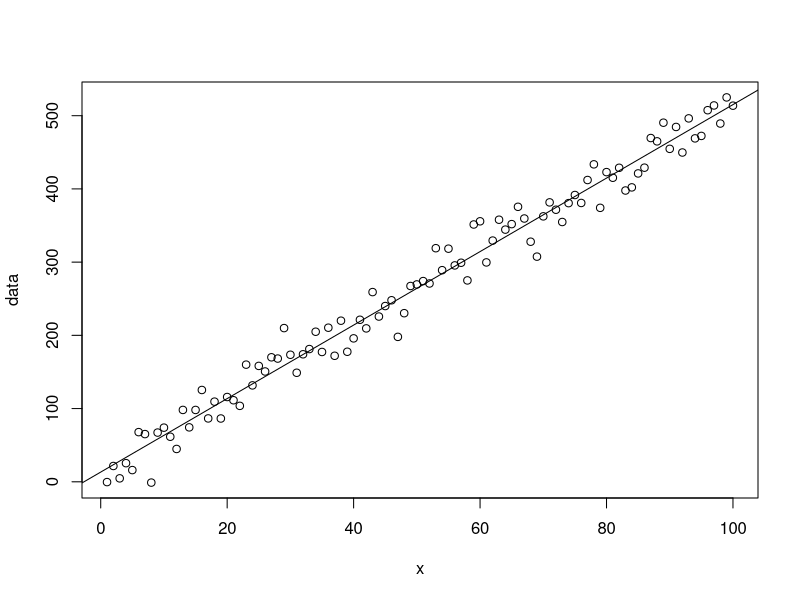

Recreate this plot in R.
x=seq(1,100)
data<-5*x+10+rnorm(100,0,20)
plot(data~x)
model<-lm(data~x)
model
abline(model$coefficients)
summary(model)



lm_likelihood<-function(par)
{
  y_fit<-par[1]*x+par[2]
  -sum(dnorm(y_fit-data, log=T))
}
model_optim<-optim(c(2,8), lm_likelihood)
model_optim


polynomial_rmse<-function(par)
{
  y_fit<-par[1]*x+par[2]*x^2+par[3]
  rmse<-sqrt(mean((y_fit-data)^2))
}
model_optim2<-optim(c(2,0,8), polynomial_rmse)
model_optim2
